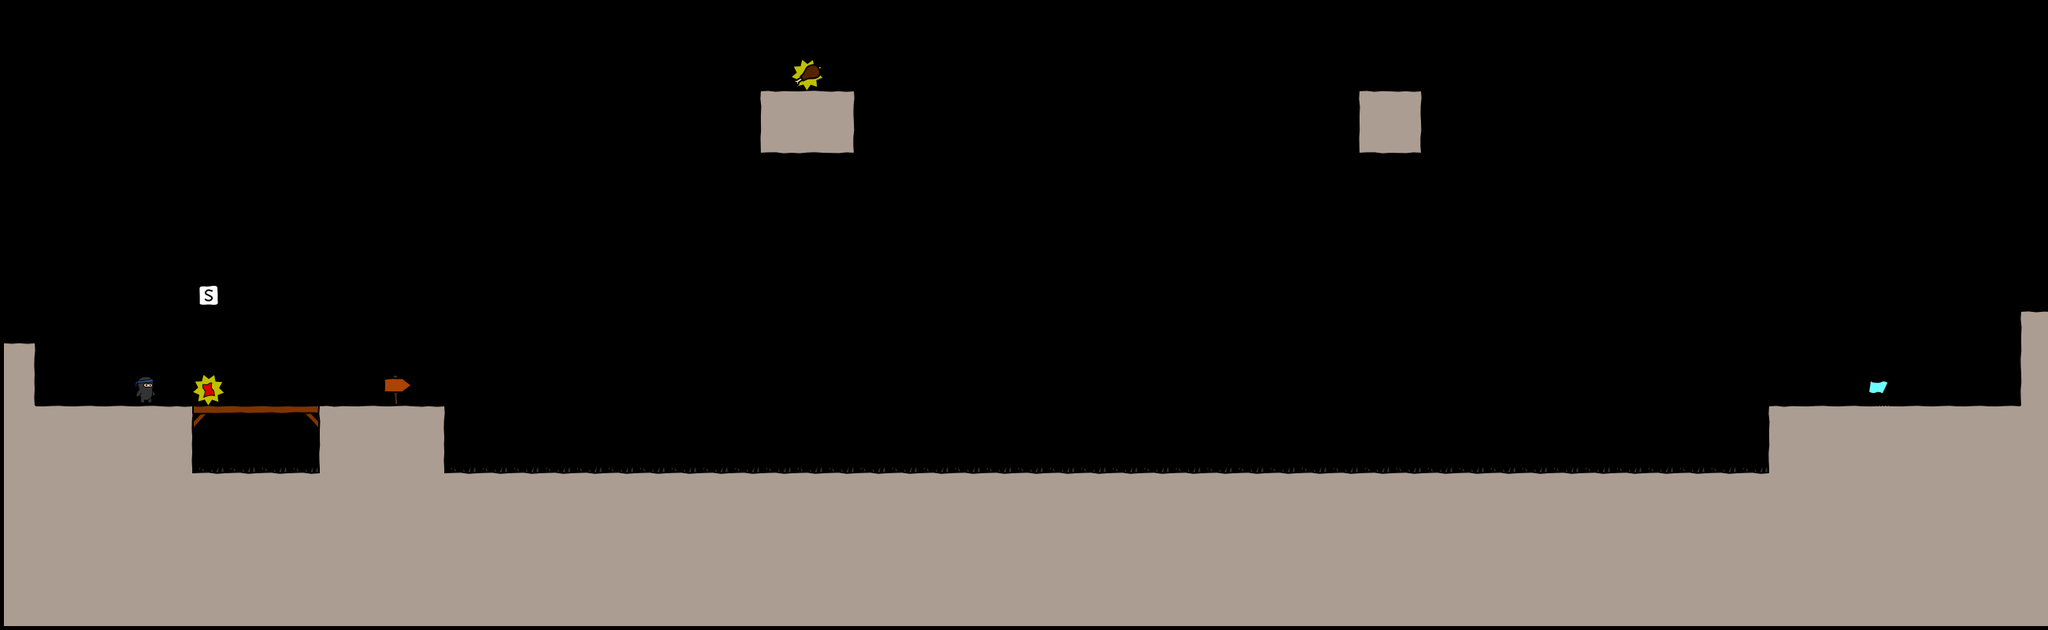

Below is a game level as drawn by its tile map, then a one-line description and the .tmx that defines it (tile-layer data replaced by summaries):
An orthogonal 65x20 tile map with 40x40 px tiles, 4 tile layers (bg, walls, objects, fg), 3 tilesets.

<map version="1.0" orientation="orthogonal" width="65" height="20" tilewidth="40" tileheight="40">
 <tileset firstgid="1" name="world1" tilewidth="50" tileheight="50">
  <image source="world1.png" width="400" height="400" />
 </tileset>
 <tileset firstgid="65" name="objectpalette" tilewidth="50" tileheight="50">
  <image source="objectpalette.png" width="400" height="500" />
 </tileset>
 <tileset firstgid="145" name="background" tilewidth="40" tileheight="40">
  <image source="background1.png" width="320" height="600" />
 </tileset>
 <layer name="bg" width="65" height="20">
  <data>[1300 cells, 0 non-empty, 0 distinct tile ids]</data>
 </layer>
 <layer name="walls" width="65" height="20">
  <data>[1300 cells, 338 non-empty, 14 distinct tile ids]</data>
 </layer>
 <layer name="objects" width="65" height="20">
  <data>[1300 cells, 50 non-empty, 5 distinct tile ids]</data>
 </layer>
 <layer name="fg" width="65" height="20">
  <data>[1300 cells, 0 non-empty, 0 distinct tile ids]</data>
 </layer>
</map>
